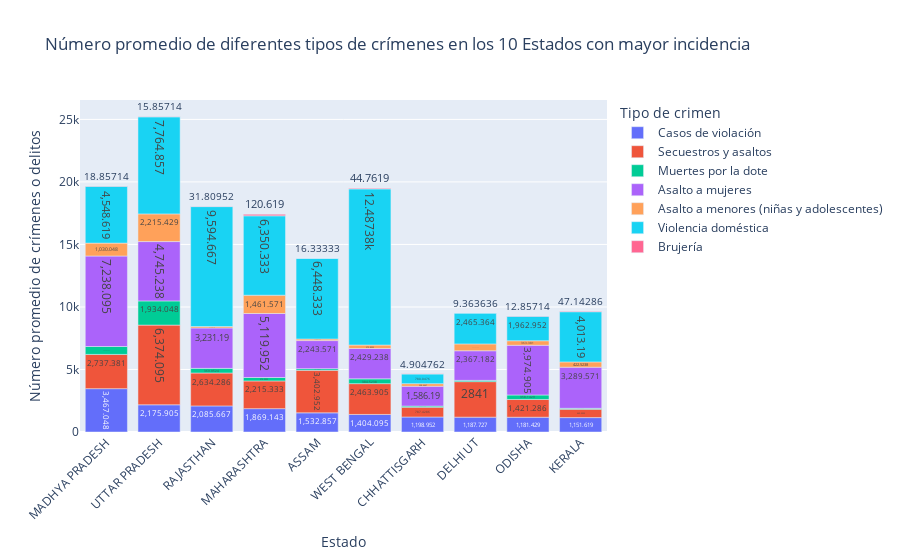

Write notebook code for a chart like this one.
### Code cell
# Calcular el promedio de cada tipo de crimen para los 10 estados con el mayor número total de crímenes
top_states_mean_crime = crimes_df_cleaned_eda.groupby('Estado').mean().sort_values(by='Casos de violación', ascending=False).head(10).reset_index()

# Crear el gráfico de barras interactivo
fig = px.bar(
    top_states_mean_crime,
    x='Estado',
    y=top_states_mean_crime.columns[1:],  # Selecciona todas las columnas menos la de 'Estado'
    title='Número promedio de diferentes tipos de crímenes en los 10 Estados con mayor incidencia',
    labels={'value': 'Número promedio de crímenes o delitos', 'variable': 'Tipo de crimen'},
    text_auto=True  # Muestra los valores sobre las barras
)

# Ajustar el diseño del gráfico
fig.update_layout(
    xaxis_title='Estado',
    yaxis_title='Número promedio de crímenes o delitos',
    xaxis_tickangle=-45
)

# Mostrar el gráfico
fig.show()

### Figure 1 — Plotly figure (JSON) as saved in the notebook; plotly's stock layout.template omitted (floating-point values rounded to 4 significant figures)
{"data": [{"alignmentgroup": "True", "hovertemplate": "Tipo de crimen=Casos de violación<br>Estado=%{x}<br>Número promedio de crímenes o delitos=%{y}<extra></extra>", "legendgroup": "Casos de violación", "marker": {"color": "#636efa", "pattern": {"shape": ""}}, "name": "Casos de violación", "offsetgroup": "Casos de violación", "orientation": "v", "showlegend": true, "textposition": "auto", "texttemplate": "%{y}", "type": "bar", "x": ["MADHYA PRADESH", "UTTAR PRADESH", "RAJASTHAN", "MAHARASHTRA", "ASSAM", "WEST BENGAL", "CHHATTISGARH", "DELHI UT", "ODISHA", "KERALA"], "xaxis": "x", "y": [3467.0, 2176.0, 2086.0, 1869.0, 1533.0, 1404.0, 1199.0, 1188.0, 1181.0, 1152.0], "yaxis": "y"}, {"alignmentgroup": "True", "hovertemplate": "Tipo de crimen=Secuestros y asaltos<br>Estado=%{x}<br>Número promedio de crímenes o delitos=%{y}<extra></extra>", "legendgroup": "Secuestros y asaltos", "marker": {"color": "#EF553B", "pattern": {"shape": ""}}, "name": "Secuestros y asaltos", "offsetgroup": "Secuestros y asaltos", "orientation": "v", "showlegend": true, "textposition": "auto", "texttemplate": "%{y}", "type": "bar", "x": ["MADHYA PRADESH", "UTTAR PRADESH", "RAJASTHAN", "MAHARASHTRA", "ASSAM", "WEST BENGAL", "CHHATTISGARH", "DELHI UT", "ODISHA", "KERALA"], "xaxis": "x", "y": [2737.0, 6374.0, 2634.0, 2215.0, 3403.0, 2464.0, 787.4, 2841, 1421.0, 669.3], "yaxis": "y"}, {"alignmentgroup": "True", "hovertemplate": "Tipo de crimen=Muertes por la dote<br>Estado=%{x}<br>Número promedio de crímenes o delitos=%{y}<extra></extra>", "legendgroup": "Muertes por la dote", "marker": {"color": "#00cc96", "pattern": {"shape": ""}}, "name": "Muertes por la dote", "offsetgroup": "Muertes por la dote", "orientation": "v", "showlegend": true, "textposition": "auto", "texttemplate": "%{y}", "type": "bar", "x": ["MADHYA PRADESH", "UTTAR PRADESH", "RAJASTHAN", "MAHARASHTRA", "ASSAM", "WEST BENGAL", "CHHATTISGARH", "DELHI UT", "ODISHA", "KERALA"], "xaxis": "x", "y": [634.1, 1934.0, 370.0, 274.1, 131.3, 384.5, 85.57, 100.5, 358.1, 72.62], "yaxis": "y"}, {"alignmentgroup": "True", "hovertemplate": "Tipo de crimen=Asalto a mujeres<br>Estado=%{x}<br>Número promedio de crímenes o delitos=%{y}<extra></extra>", "legendgroup": "Asalto a mujeres", "marker": {"color": "#ab63fa", "pattern": {"shape": ""}}, "name": "Asalto a mujeres", "offsetgroup": "Asalto a mujeres", "orientation": "v", "showlegend": true, "textposition": "auto", "texttemplate": "%{y}", "type": "bar", "x": ["MADHYA PRADESH", "UTTAR PRADESH", "RAJASTHAN", "MAHARASHTRA", "ASSAM", "WEST BENGAL", "CHHATTISGARH", "DELHI UT", "ODISHA", "KERALA"], "xaxis": "x", "y": [7238.0, 4745.0, 3231.0, 5120.0, 2244.0, 2429.0, 1586.0, 2367.0, 3975.0, 3290.0], "yaxis": "y"}, {"alignmentgroup": "True", "hovertemplate": "Tipo de crimen=Asalto a menores (niñas y adolescentes)<br>Estado=%{x}<br>Número promedio de crímenes o delitos=%{y}<extra></extra>", "legendgroup": "Asalto a menores (niñas y adolescentes)", "marker": {"color": "#FFA15A", "pattern": {"shape": ""}}, "name": "Asalto a menores (niñas y adolescentes)", "offsetgroup": "Asalto a menores (niñas y adolescentes)", "orientation": "v", "showlegend": true, "textposition": "auto", "texttemplate": "%{y}", "type": "bar", "x": ["MADHYA PRADESH", "UTTAR PRADESH", "RAJASTHAN", "MAHARASHTRA", "ASSAM", "WEST BENGAL", "CHHATTISGARH", "DELHI UT", "ODISHA", "KERALA"], "xaxis": "x", "y": [1030.0, 2215.0, 112.6, 1462.0, 128.5, 273.8, 208.7, 549.6, 363.4, 422.5], "yaxis": "y"}, {"alignmentgroup": "True", "hovertemplate": "Tipo de crimen=Violencia doméstica<br>Estado=%{x}<br>Número promedio de crímenes o delitos=%{y}<extra></extra>", "legendgroup": "Violencia doméstica", "marker": {"color": "#19d3f3", "pattern": {"shape": ""}}, "name": "Violencia doméstica", "offsetgroup": "Violencia doméstica", "orientation": "v", "showlegend": true, "textposition": "auto", "texttemplate": "%{y}", "type": "bar", "x": ["MADHYA PRADESH", "UTTAR PRADESH", "RAJASTHAN", "MAHARASHTRA", "ASSAM", "WEST BENGAL", "CHHATTISGARH", "DELHI UT", "ODISHA", "KERALA"], "xaxis": "x", "y": [4549.0, 7765.0, 9595.0, 6350.0, 6448.0, 12490.0, 780.0, 2465.0, 1963.0, 4013.0], "yaxis": "y"}, {"alignmentgroup": "True", "hovertemplate": "Tipo de crimen=Brujería<br>Estado=%{x}<br>Número promedio de crímenes o delitos=%{y}<extra></extra>", "legendgroup": "Brujería", "marker": {"color": "#FF6692", "pattern": {"shape": ""}}, "name": "Brujería", "offsetgroup": "Brujería", "orientation": "v", "showlegend": true, "textposition": "auto", "texttemplate": "%{y}", "type": "bar", "x": ["MADHYA PRADESH", "UTTAR PRADESH", "RAJASTHAN", "MAHARASHTRA", "ASSAM", "WEST BENGAL", "CHHATTISGARH", "DELHI UT", "ODISHA", "KERALA"], "xaxis": "x", "y": [18.86, 15.86, 31.81, 120.6, 16.33, 44.76, 4.905, 9.364, 12.86, 47.14], "yaxis": "y"}], "layout": {"barmode": "relative", "legend": {"title": {"text": "Tipo de crimen"}, "tracegroupgap": 0}, "title": {"text": "Número promedio de diferentes tipos de crímenes en los 10 Estados con mayor incidencia"}, "xaxis": {"anchor": "y", "domain": [0, 1], "tickangle": -45, "title": {"text": "Estado"}}, "yaxis": {"anchor": "x", "domain": [0, 1], "title": {"text": "Número promedio de crímenes o delitos"}}}}
